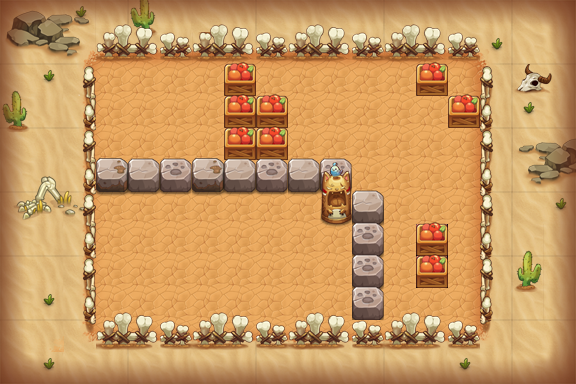

Rendered tile map (Tiled .tmx) drawn with the repository's tilesets; below, a short description and the map source with its tile grids summarised:
An orthogonal 18x12 tile map with 32x32 px tiles, 17 tile layers (PASS, 块层 2, 块层 15, 块层 4, ...) and 15 objects (9x TRAP, 3x dcq3, 2x BOMB, PLAYER).

<map version="1.0" orientation="orthogonal" width="18" height="12" tilewidth="32" tileheight="32">
 <properties>
  <property name="DESTRY1" value="255" />
  <property name="DESTRY2" value="314" />
  <property name="DESTRY3" value="149" />
  <property name="DESTRY4" value="177" />
  <property name="DESTRY_COUNT" value="4" />
  <property name="EXP" value="440" />
  <property name="ITEM" value="D011" />
  <property name="MONEY" value="660" />
 </properties>
 <tileset firstgid="1" name="hmpy" tilewidth="32" tileheight="32">
  <image source="hmpy.png" width="500" height="1024" />
 </tileset>
 <layer name="PASS" width="18" height="12">
  <data>[216 cells, 143 non-empty, 10 distinct tile ids]</data>
 </layer>
 <layer name="块层 2" width="18" height="12">
  <data>[216 cells, 144 non-empty, 30 distinct tile ids]</data>
 </layer>
 <layer name="块层 15" width="18" height="12">
  <data>[216 cells, 9 non-empty, 7 distinct tile ids]</data>
 </layer>
 <layer name="块层 4" width="18" height="12">
  <data>[216 cells, 68 non-empty, 14 distinct tile ids]</data>
 </layer>
 <layer name="块层 16" width="18" height="12">
  <data>[216 cells, 21 non-empty, 11 distinct tile ids]</data>
 </layer>
 <layer name="块层 3" width="18" height="12">
  <data>[216 cells, 60 non-empty, 9 distinct tile ids]</data>
 </layer>
 <layer name="块层 5" width="18" height="12">
  <data>[216 cells, 22 non-empty, 5 distinct tile ids]</data>
 </layer>
 <layer name="SHELTER 9" width="18" height="12">
  <data>[216 cells, 12 non-empty, 3 distinct tile ids]</data>
 </layer>
 <layer name="SHELTER 8" width="18" height="12">
  <data>[216 cells, 1 non-empty, 1 distinct tile ids]</data>
 </layer>
 <layer name="SHELTER 7" width="18" height="12">
  <data>[216 cells, 2 non-empty, 2 distinct tile ids]</data>
 </layer>
 <layer name="SHELTER 6" width="18" height="12">
  <data>[216 cells, 2 non-empty, 2 distinct tile ids]</data>
 </layer>
 <layer name="SHELTER 5" width="18" height="12">
  <data>[216 cells, 2 non-empty, 2 distinct tile ids]</data>
 </layer>
 <layer name="SHELTER 4" width="18" height="12">
  <data>[216 cells, 8 non-empty, 3 distinct tile ids]</data>
 </layer>
 <layer name="SHELTER 3" width="18" height="12">
  <data>[216 cells, 2 non-empty, 1 distinct tile ids]</data>
 </layer>
 <layer name="SHELTER 2" width="18" height="12">
  <data>[216 cells, 3 non-empty, 1 distinct tile ids]</data>
 </layer>
 <layer name="SHELTER 1" width="18" height="12">
  <data>[216 cells, 2 non-empty, 1 distinct tile ids]</data>
 </layer>
 <objectgroup name="对象层 1" width="18" height="12">
  <object name="tnt2" type="BOMB" x="160" y="256" width="32" height="32">
   <properties>
    <property name="bomb_ani" value="tnt_bomb.bomb" />
    <property name="bomb_damage" value="9999" />
    <property name="bomb_power" value="1" />
   </properties>
  </object>
  <object name="tnt1" type="BOMB" x="256" y="224" width="32" height="32">
   <properties>
    <property name="bomb_ani" value="tnt_bomb.bomb" />
    <property name="bomb_damage" value="9999" />
    <property name="bomb_power" value="1" />
   </properties>
  </object>
  <object name="senser2" type="TRAP" x="96" y="96" width="32" height="32">
   <properties>
    <property name="trap_floor" value="true" />
    <property name="trap_script" value="trap_onTNTSenser(&quot;tnt2&quot;);" />
    <property name="trap_start_mode" value="0" />
   </properties>
  </object>
  <object name="senser1" type="TRAP" x="384" y="288" width="32" height="32">
   <properties>
    <property name="trap_floor" value="true" />
    <property name="trap_script" value="trap_onTNTSenser(&quot;tnt1&quot;);" />
    <property name="trap_start_mode" value="0" />
   </properties>
  </object>
  <object name="fire1" type="TRAP" x="320" y="192" width="32" height="128">
   <properties>
    <property name="trap_id" value="1" />
    <property name="trap_particle" value="trap_fire_down_up_4.plist" />
    <property name="trap_state" value="open" />
   </properties>
  </object>
  <object name="PLAYER" type="PLAYER" x="352" y="64" width="32" height="32" />
  <object name="mp1" type="TRAP" x="448" y="64" width="32" height="32">
   <properties>
    <property name="trap_ani" value="mp.actor" />
    <property name="trap_floor" value="true" />
    <property name="trap_id" value="0" />
    <property name="trap_script" value="trap_moveto(&quot;PLAYER&quot;, &quot;mp1&quot;,target(&quot;mp2&quot;):getX(),target(&quot;mp2&quot;):getY() );" />
    <property name="trap_sound_id" value="1" />
    <property name="trap_start_mode" value="0" />
    <property name="trap_state" value="open" />
   </properties>
  </object>
  <object name="mp2" type="TRAP" x="320" y="288" width="32" height="32">
   <properties>
    <property name="trap_ani" value="mp.actor" />
    <property name="trap_floor" value="true" />
    <property name="trap_id" value="0" />
    <property name="trap_script" value="trap_moveto(&quot;PLAYER&quot;, &quot;mp2&quot;,target(&quot;mp1&quot;):getX(),target(&quot;mp1&quot;):getY() );" />
    <property name="trap_sound_id" value="1" />
    <property name="trap_start_mode" value="0" />
    <property name="trap_state" value="open" />
   </properties>
  </object>
  <object name="zi_dan_right1" type="TRAP" x="384" y="192" width="32" height="32">
   <properties>
    <property name="trap_ani" value="fire_cat_right.actor" />
    <property name="trap_delay" value="2" />
    <property name="trap_id" value="0" />
    <property name="trap_script" value="trap(&quot;zi_dan_right1&quot;):setAtkPower(target(&quot;PLAYER&quot;):getHP()*0.1);trap(&quot;zi_dan_right1&quot;):turnRight(); trap(&quot;zi_dan_right1&quot;):getAI():getActions():addObject( AIUseSkill:create(   SkillLua:create(&quot;skill_0001&quot;)  )  );" />
    <property name="trap_start_mode" value="2" />
    <property name="trap_state" value="open" />
   </properties>
  </object>
  <object name="fire_control1" type="TRAP" x="416" y="288" width="32" height="32">
   <properties>
    <property name="trap_ani" value="switch.actor" />
    <property name="trap_floor" value="true" />
    <property name="trap_id" value="0" />
    <property name="trap_script" value="trap(&quot;fire_control1&quot;):setOpened( false ); trap(&quot;fire1&quot;):setVisit( false );" />
    <property name="trap_sound_id" value="2" />
    <property name="trap_start_mode" value="0" />
    <property name="trap_state" value="open" />
   </properties>
  </object>
  <object name="dcq3" x="224" y="288" width="32" height="32">
   <properties>
    <property name="lua_ai" value="monster_dcq_ai" />
    <property name="quality" value="dcq3.quality" />
   </properties>
  </object>
  <object name="dcq3" x="160" y="96" width="32" height="32">
   <properties>
    <property name="lua_ai" value="monster_dcq_ai" />
    <property name="quality" value="dcq3.quality" />
   </properties>
  </object>
  <object name="dcq3" x="160" y="192" width="32" height="32">
   <properties>
    <property name="lua_ai" value="monster_dcq_ai" />
    <property name="quality" value="dcq3.quality" />
   </properties>
  </object>
  <object name="triger2" type="TRAP" x="96" y="96" width="32" height="32">
   <properties>
    <property name="trap_ani" value="tnt_triger.actor" />
    <property name="trap_floor" value="true" />
    <property name="trap_script" value="trap_onTNTBombTrap(&quot;triger2&quot;,&quot;tnt2&quot;);" />
    <property name="trap_sound_id" value="3" />
    <property name="trap_start_mode" value="3" />
    <property name="trap_state" value="open" />
   </properties>
  </object>
  </objectgroup>
 <layer name="块层 17" width="18" height="12">
  <data>[216 cells, 60 non-empty, 20 distinct tile ids]</data>
 </layer>
</map>
<!-- 1 of 15 objects omitted -->
